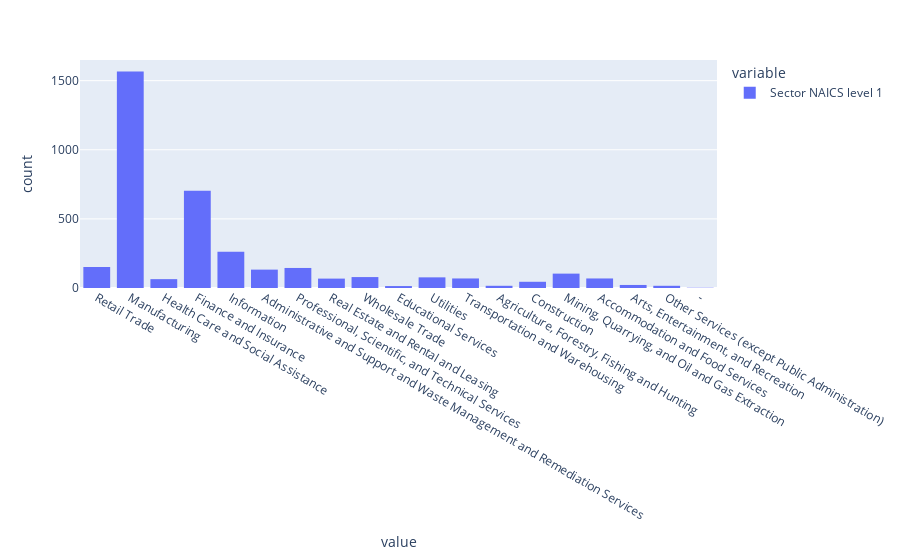

Notebook code cell kept with this figure:
### Code cell
px.histogram(firms['Sector NAICS\nlevel 1'])

### Figure 1 — Plotly figure (JSON) as saved in the notebook; plotly's stock layout.template omitted (floating-point values rounded to 4 significant figures; data arrays with more than 128 entries replaced by an {"elided": "..."} marker saying what was removed)
{"data": [{"alignmentgroup": "True", "bingroup": "x", "hovertemplate": "variable=Sector NAICS\nlevel 1<br>value=%{x}<br>count=%{y}<extra></extra>", "legendgroup": "Sector NAICS\nlevel 1", "marker": {"color": "#636efa", "pattern": {"shape": ""}}, "name": "Sector NAICS\nlevel 1", "offsetgroup": "Sector NAICS\nlevel 1", "orientation": "v", "showlegend": true, "type": "histogram", "x": {"elided": "3608 str values"}, "xaxis": "x", "yaxis": "y"}], "layout": {"barmode": "relative", "legend": {"title": {"text": "variable"}, "tracegroupgap": 0}, "margin": {"t": 60}, "xaxis": {"anchor": "y", "domain": [0, 1], "title": {"text": "value"}}, "yaxis": {"anchor": "x", "domain": [0, 1], "title": {"text": "count"}}}}
